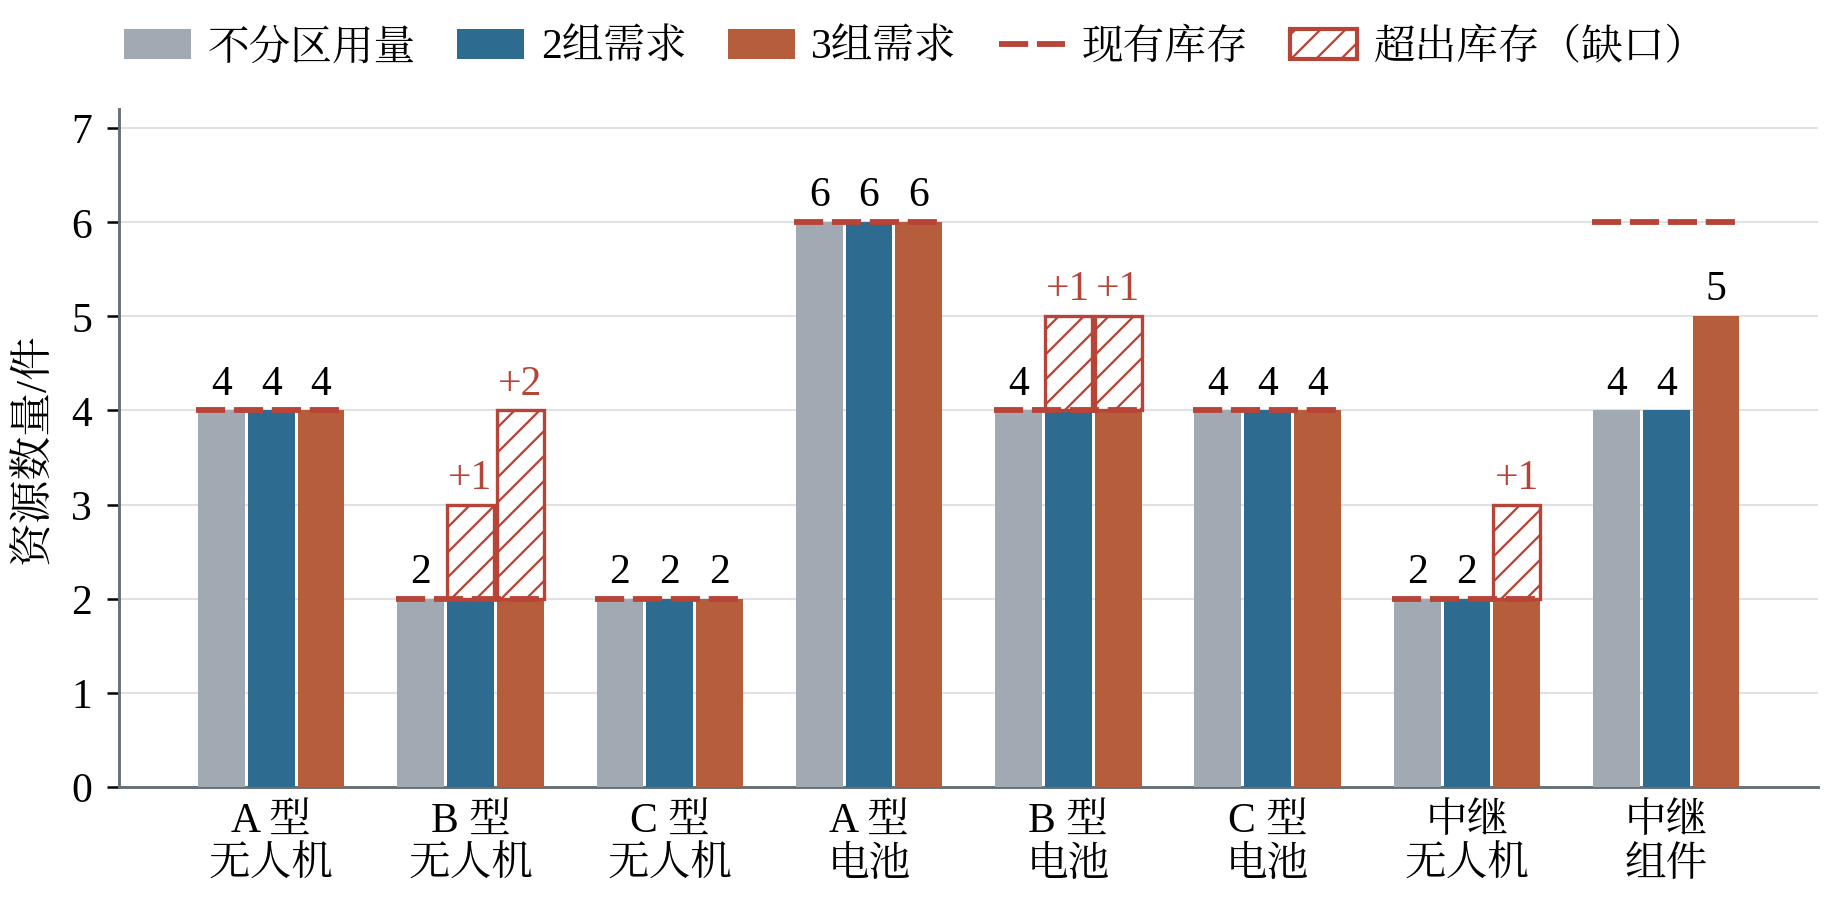

Write Python code to recreate this figure.
"""图25 与图26 合并版：问题四各类资源的需求、库存与缺口。

由原图源 figures/src/fig_q4_resources.py（图26，需求柱）与 figures/fusion/q4_redundancy.py（图25，冗余与缺口）
合并修改：每类资源并排画不分区、2 组、3 组（资源优先主方案）的总需求柱，叠加现有库存短线；
超出库存的部分画斜线并标注缺口件数。删去图内标题与说明。
数据：results/q4.json 的 baseline_resources、inventory 与 selected（K=2、3）；并与原图源两份 CSV 逐项核对。
"""
import sys
from pathlib import Path
HERE = Path(__file__).resolve().parent
sys.path.insert(0, str(HERE.parent / "lib"))
import figkit as fk
import matplotlib.pyplot as plt
from matplotlib.lines import Line2D
from matplotlib.patches import Patch
from matplotlib.ticker import MultipleLocator

STEM = "q4_demand_gap"
KEYS = ["drone_A", "drone_B", "drone_C", "battery_A", "battery_B", "battery_C", "relay", "component"]
NAMES = ["A 型\n无人机", "B 型\n无人机", "C 型\n无人机", "A 型\n电池", "B 型\n电池", "C 型\n电池", "中继\n无人机", "中继\n组件"]
PLANS = ["不分区", "2组", "3组"]
COLORS = ["#A1AAB3", "#2D6B91", "#B65D3B"]
GAP = fk.C["inventory"]


def main():
    fk.setup()
    q4p = fk.RESULTS / "q4.json"
    src26 = fk.ORIG_FIG / "src" / "fig_q4_resources.csv"
    src25 = fk.ORIG_FIG / "fusion" / "q4_redundancy.csv"
    q = fk.load_json(q4p)
    inv = q["inventory"]
    demand = {"不分区": q["baseline_resources"]}
    shortage = {}
    for s in q["selected"]:
        demand[f"{s['K']}组"] = s["total"]
        shortage[f"{s['K']}组"] = s["shortage"]
        assert all(s["shortage"][k] == max(0, s["total"][k] - inv[k]) for k in KEYS)
        assert all(s["redundancy"][k] == s["total"][k] - q["baseline_resources"][k] for k in KEYS)
    old26 = {(r["plan"], r["resource"]): int(r["count"]) for r in fk.read_source_csv(src26)}
    assert all(old26[(p, k)] == demand[p][k] for p in PLANS for k in KEYS)
    old25 = fk.read_source_csv(src25)
    for r in old25:
        assert int(r["现有库存"]) == inv[KEYS[["A型机", "B型机", "C型机", "A型电池", "B型电池", "C型电池", "中继机", "中继组件"].index(r["资源"])]]

    fig, ax = plt.subplots(figsize=(fk.FULL_W, 7.6 * fk.CM), layout="constrained")
    rows = []
    w = 0.25
    for x, k in enumerate(KEYS):
        for i, p in enumerate(PLANS):
            val = demand[p][k]
            xp = x + (i - 1) * w
            base = min(val, inv[k])
            ax.bar(xp, base, width=w * 0.94, color=COLORS[i], zorder=3)
            gap = val - inv[k] if val > inv[k] else 0
            if gap:
                ax.bar(xp, gap, bottom=inv[k], width=w * 0.94, facecolor="white", edgecolor=GAP, hatch="////",
                       linewidth=0.8, zorder=3)
                ax.text(xp, val + 0.08, f"+{gap}", ha="center", va="bottom", fontsize=10, color=GAP, zorder=5)
            else:
                ax.text(xp, val + 0.08, str(val), ha="center", va="bottom", fontsize=10, zorder=5)
            rows.append({"resource": k, "plan": p, "demand": val, "inventory": inv[k], "shortage": gap,
                         "redundancy_vs_no_partition": val - demand["不分区"][k]})
        ax.plot([x - 1.5 * w, x + 1.5 * w], [inv[k]] * 2, color=GAP, lw=1.4, ls=(0, (5, 1.5)), zorder=4)
    ax.set_xticks(range(len(KEYS)), NAMES)
    ax.set_ylabel("资源数量/件")
    ax.set_ylim(0, max(max(d.values()) for d in demand.values()) + 1.2)
    ax.yaxis.set_major_locator(MultipleLocator(1))
    ax.grid(axis="y", zorder=0)
    ax.set_axisbelow(True)
    ax.tick_params(axis="x", length=0)
    handles = [Patch(fc=c, label=f"{p}需求" if p != "不分区" else "不分区用量") for p, c in zip(PLANS, COLORS)]
    handles += [Line2D([], [], color=GAP, lw=1.4, ls=(0, (5, 1.5)), label="现有库存"),
                Patch(fc="white", ec=GAP, hatch="////", label="超出库存（缺口）")]
    fig.legend(handles=handles, loc="outside upper center", ncol=5, columnspacing=1.0, handletextpad=0.4)
    fk.write_csv(HERE / f"{STEM}.csv", rows)
    fk.save(fig, HERE, STEM, figure_id="图25+图26（合并版）",
            caption="问题四各类资源的需求、库存与缺口（资源优先主方案，跨组中继整任务复制）",
            section="9.4.2（原图25位置；原图26删除）", sources=[q4p, src26, src25],
            key_values={"inventory": inv, "demand": demand, "shortage_total": {p: sum(v.values()) for p, v in shortage.items()},
                        "shortage": shortage},
            notes="柱高为总需求；斜线部分为超出库存的缺口，柱顶“+n”为缺口件数。中继组件库存为 6，3 组方案需求 5，"
                  "有 1 件冗余但无缺口；B 型机与 B 型电池在 2 组方案中各缺 1 件，3 组方案中 B 型机缺 2、B 型电池缺 1、中继机缺 1。")


if __name__ == "__main__":
    main()
